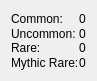
     <widget class="QWidget" name="layoutWidget">
      <property name="geometry">
       <rect>
        <x>770</x>
        <y>10</y>
        <width>85</width>
        <height>81</height>
       </rect>
      </property>
      <layout class="QHBoxLayout" name="horizontalLayout_9">
       <property name="spacing">
        <number>0</number>
       </property>
       <item>
        <layout class="QVBoxLayout" name="verticalLayout_4">
         <item>
          <widget class="QLabel" name="CommonsLab">
           <property name="text">
            <string>Common:</string>
           </property>
          </widget>
         </item>
         <item>
          <widget class="QLabel" name="UncommonLab">
           <property name="text">
            <string>Uncommon:</string>
           </property>
          </widget>
         </item>
         <item>
          <widget class="QLabel" name="RareLab">
           <property name="text">
            <string>Rare:</string>
           </property>
          </widget>
         </item>
         <item>
          <widget class="QLabel" name="MythicLab">
           <property name="text">
            <string>Mythic Rare:</string>
           </property>
          </widget>
         </item>
        </layout>
       </item>
       <item>
        <spacer name="horizontalSpacer">
         <property name="orientation">
          <enum>Qt::Horizontal</enum>
         </property>
         <property name="sizeHint" stdset="0">
          <size>
           <width>40</width>
           <height>20</height>
          </size>
         </property>
        </spacer>
       </item>
       <item>
        <layout class="QVBoxLayout" name="verticalLayout_5">
         <item>
          <widget class="QLabel" name="CommonLab2">
           <property name="text">
            <string>0</string>
           </property>
          </widget>
         </item>
         <item>
          <widget class="QLabel" name="UncommonLab2">
           <property name="text">
            <string>0</string>
           </property>
          </widget>
         </item>
         <item>
          <widget class="QLabel" name="RareLab2">
           <property name="text">
            <string>0</string>
           </property>
          </widget>
         </item>
         <item>
          <widget class="QLabel" name="MythicLab2">
           <property name="text">
            <string>0</string>
           </property>
          </widget>
         </item>
        </layout>
       </item>
      </layout>
     </widget>
